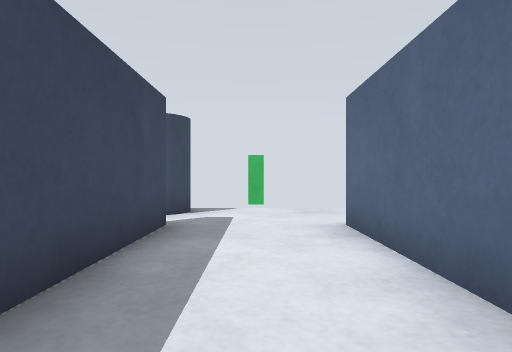
view 1 (above)

16 first-person views from a walk through a Gazebo world. The camera is 0.46 m above the floor, looks level and sees 75° across. The floor is counted in squares, 0.5 m on a side. Each view is taken from the middle of a square. On the plan, view 1 faces up. The plan holds only what a view shows up to about 12 squares ahead; the rest is blank.

view 2
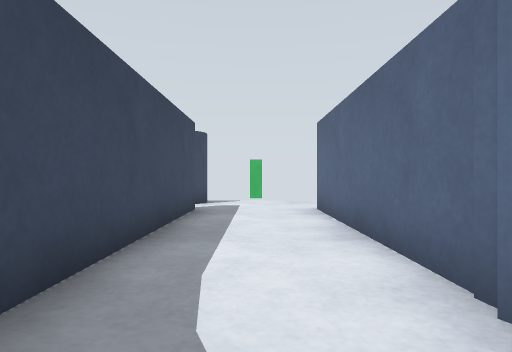

view 3
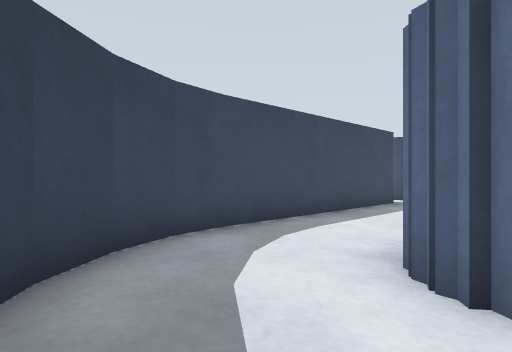

view 4
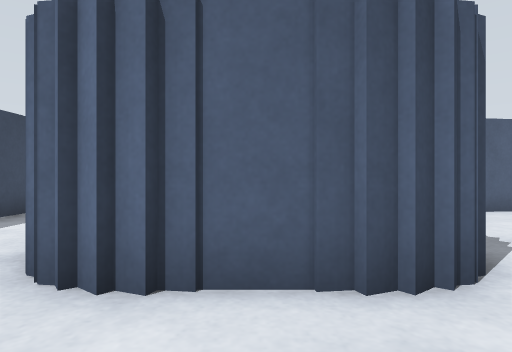

view 5
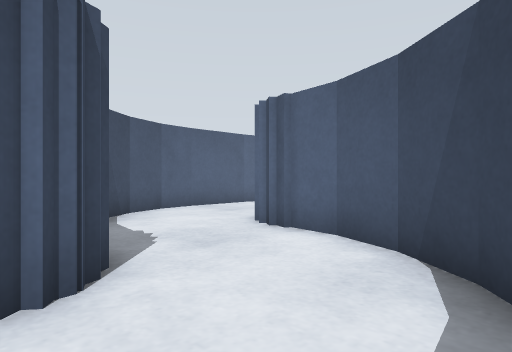

view 6
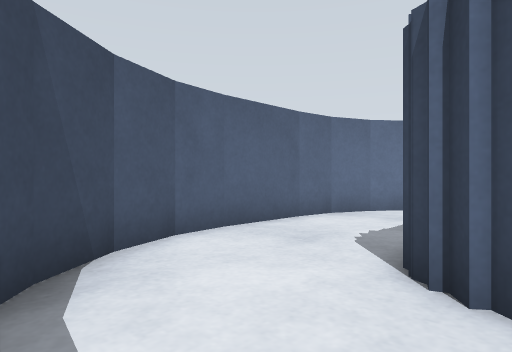

view 7
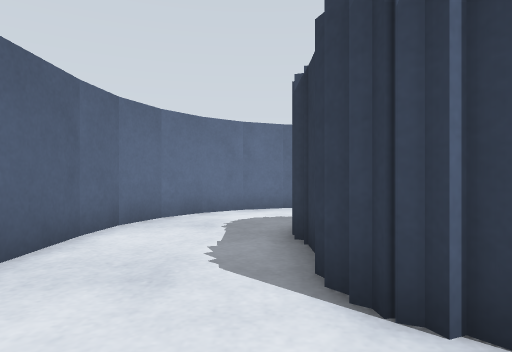

view 8
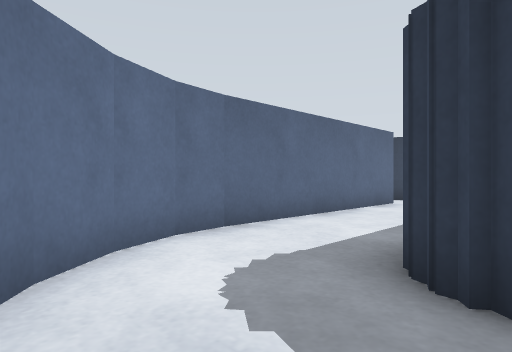

view 9
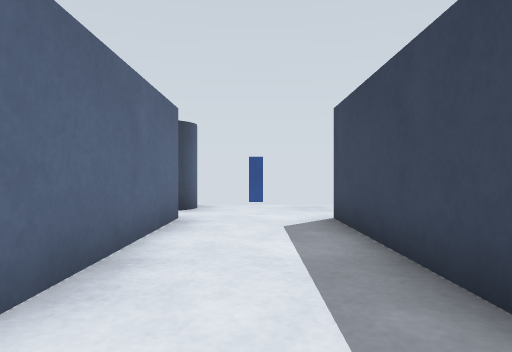

view 10
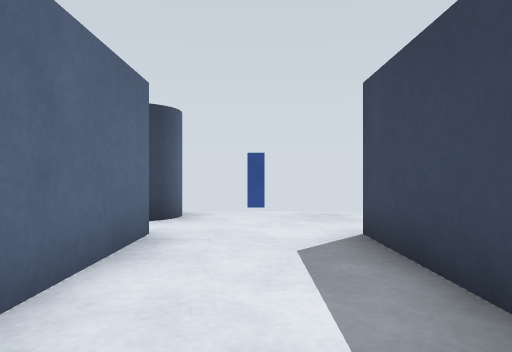

view 11
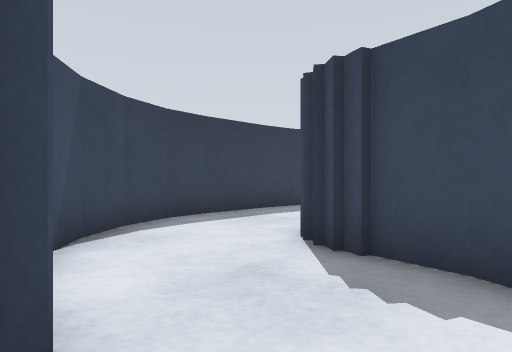

view 12
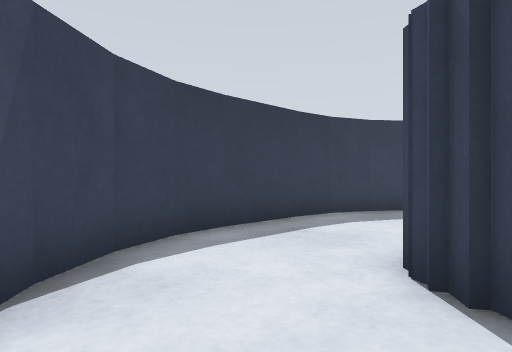

view 13
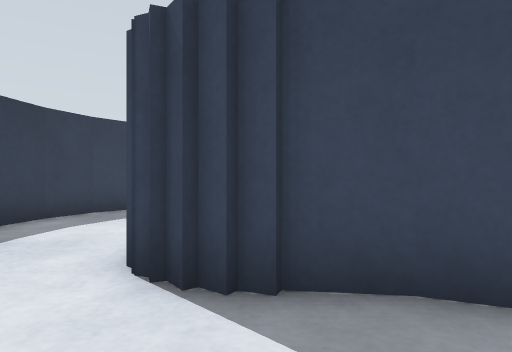

view 14
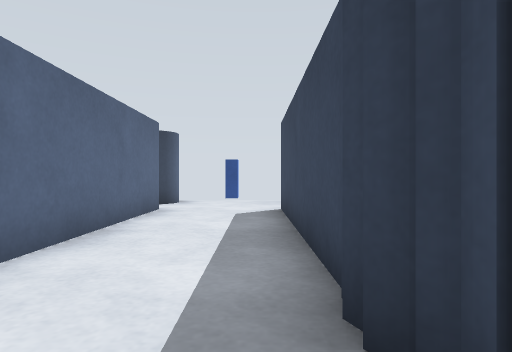

view 15
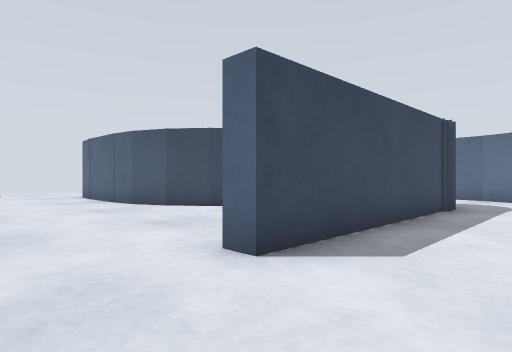

view 16
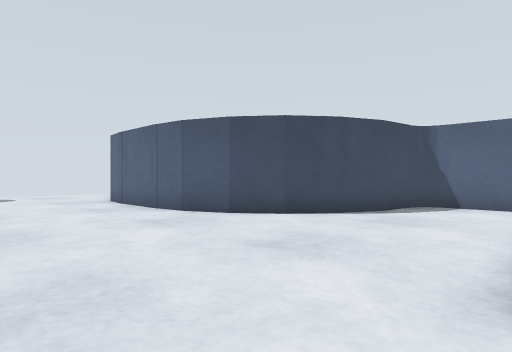

### Floor plan
Key: @ floor where view 1 was taken; # wall or solid block; . floor; P pillar.
Columns run from 3 left of view 1 to 19 right of it. Each row starts with its distance up from view 1.
  9 PP....
  8 PP....
  7  .....
  6  #...#
  5  #...#
  4  #...#      #######
  3  #...#     ##.....###
  2  #...#    ##........#
  1  #...#   ##.........##
  0  #.@.#   #...#####...#
 -1  #...#   #...#...#...#
 -2  #...#####...#...#...#
 -3  ##.........##...#...#
 -4   ##........#....#...#
 -5    ##.....###....#...#
 -6     #######......#...#
 -7     .............#...#
 -8    ..............#...#
 -9    ...................
-10        ..............PP
-11              ........PP

Positions as (right, up) in squares from view 1, and headings:
1: (0, 0), facing up
2: (0, -3), facing up
3: (3, -5), facing up-left
4: (4, -5), facing up
5: (5, -5), facing up-right
6: (7, -1), facing up-right
7: (8, 1), facing right
8: (13, 3), facing down-right
9: (16, -1), facing down
10: (16, -3), facing down
11: (10, 1), facing down-left
12: (9, -1), facing down-left
13: (9, -1), facing left
14: (15, 1), facing down
15: (17, -11), facing up-left
16: (14, -11), facing up-left
